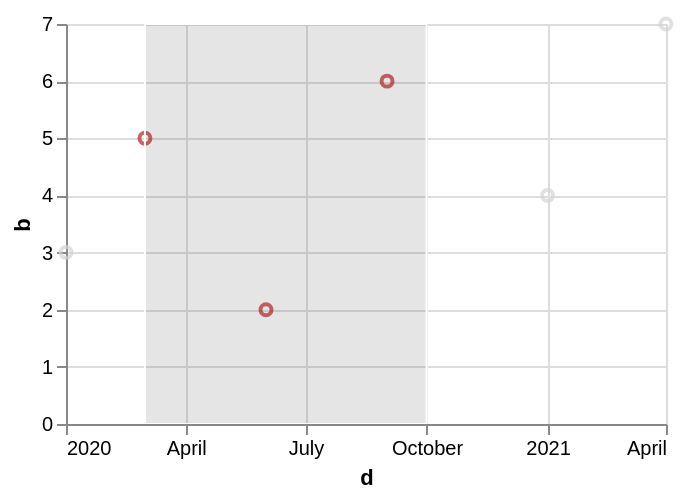

Write a Vega-Lite specification for this figure.
### Vega-Lite specification from a JSON file in a GitHub repository (floating-point values rounded to 4 significant figures)
{"$schema": "https://vega.github.io/schema/vega-lite/v6.json", "data": {"values": [{"a": 1, "b": 3, "c": "x", "d": "2020-01-01"}, {"a": 2, "b": 5, "c": "y", "d": "2020-03-01"}, {"a": 3, "b": 2, "c": "x", "d": "2020-06-01"}, {"a": 4, "b": 6, "c": "z", "d": "2020-09-01"}, {"a": 5, "b": 4, "c": "y", "d": "2021-01-01"}, {"a": 6, "b": 7, "c": "z", "d": "2021-04-01"}]}, "width": 300, "height": 200, "params": [{"name": "b1", "select": {"type": "interval", "encodings": ["x"]}, "value": {"x": [{"year": 2020, "month": 3, "date": 1}, {"year": 2020, "month": 10, "date": 1}]}}], "mark": "point", "encoding": {"x": {"field": "d", "type": "temporal"}, "y": {"field": "b", "type": "quantitative"}, "color": {"condition": {"param": "b1", "value": "firebrick"}, "value": "lightgray"}}}
